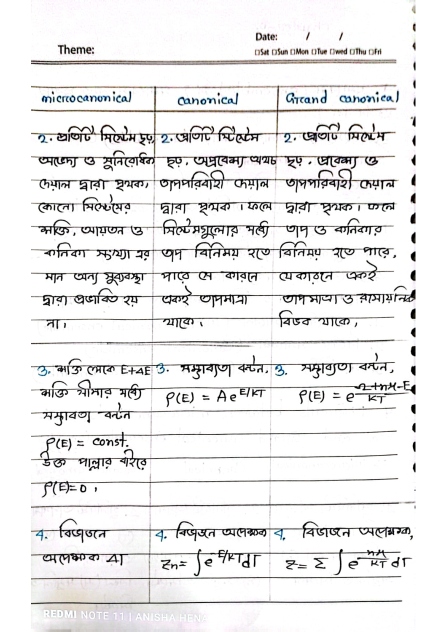
#> input picture Work Images/reference.png, 893 x 1263 px (shown at 1/2 size)
$ python -i reference.py   (imports and definitions only)
#> lines starting #> are read from the running program, lines starting #| are printed output that depends on the picture
"""Bundled reference-page calibration.

The project was tuned against a single reference scan
(``Work Images/reference.png``, not committed — it is a local asset). Two
things depend on it:

    * ``measure_reference_size()`` — exact output canvas size used by
      ``reframe_like_reference`` when the asset is present;
    * ``measure_reference_aspect()`` — canvas aspect ratio, which is ALSO
      available as a hardcoded fallback so CI (no asset) behaves
      deterministically;
    * ``align_to_reference_template()`` — SIFT/RANSAC alignment used only
      when the input IS the reference photo (guarded calibration path).

Caching is deliberate: the asset is read once per process (the values feed
module-level defaults), so the cache is technically required and therefore
documented here rather than hidden.
"""

from __future__ import annotations

import os
from typing import Optional, Tuple

import cv2 as cv
import numpy as np

from rscan.config import PROJECT_ROOT
from rscan.scanner.constants import REF_ASPECT_FALLBACK

#: Local-only path of the reference scan (git-ignored; see README).
REFERENCE_IMAGE_PATH = os.path.join(PROJECT_ROOT, "Work Images", "reference.png")

_REF_ASPECT_CACHE: Optional[float] = None
_REF_SIZE_CACHE: Optional[Tuple[int, int]] = None


# [14 lines left out: function measure_reference_size, not called in this run]


def measure_reference_aspect(ref_path: str | None = None) -> float:
    """Return reference.png's canvas aspect ratio (width / height).

    Measures the full reference image dimensions so the reframed canvas
    matches reference.png exactly. Cached after the first call. Falls back
    to ``REF_ASPECT_FALLBACK`` when the image is unavailable.
    """
    global _REF_ASPECT_CACHE
    if _REF_ASPECT_CACHE is not None:
        return _REF_ASPECT_CACHE
    if ref_path is None:
        ref_path = REFERENCE_IMAGE_PATH
    try:
        img = cv.imread(ref_path, cv.IMREAD_COLOR)
#> img is the input picture: shape (1263, 893, 3); mean B, G, R 233.9, 233.8, 234.3
        if img is not None and img.shape[0] > 0 and img.shape[1] > 0:
            _REF_ASPECT_CACHE = float(img.shape[1]) / float(img.shape[0])
            return _REF_ASPECT_CACHE
    except Exception:
        pass
    _REF_ASPECT_CACHE = float(REF_ASPECT_FALLBACK)
    return _REF_ASPECT_CACHE


# [38 lines left out: function align_to_reference_template, not called in this run]


#: Reference aspect ratio (width / height) measured from reference.png.
#: Locks the reframed canvas to the same proportions as the reference,
#: preventing the independent width/height canvas computation from
#: drifting into a different aspect ratio. Read once at import (see module
#: docstring); equals REF_ASPECT_FALLBACK when the asset is absent.
REF_ASPECT = measure_reference_aspect()
#> REF_ASPECT = 0.707

__all__ = [
    "REFERENCE_IMAGE_PATH",
    "REF_ASPECT",
    "measure_reference_size",
    "measure_reference_aspect",
    "align_to_reference_template",
]

>>> import cv2
>>> picture = cv2.imread('../../Work Images/pdf photo..jpg')
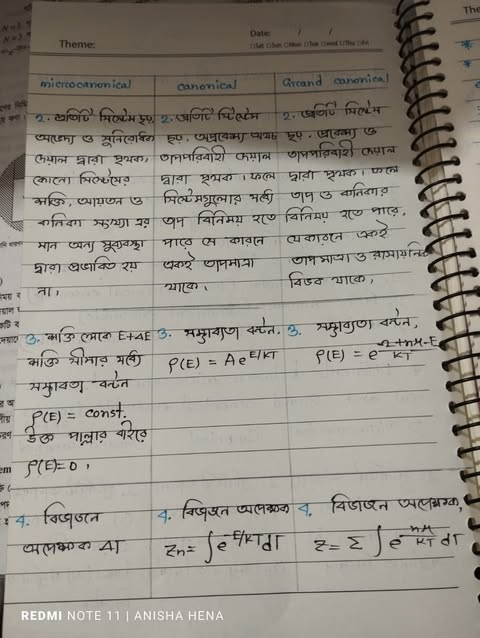
#> input picture Work Images/pdf photo..jpg, 480 x 638 px
#> picture is the input picture: shape (638, 480, 3); mean B, G, R 134.3, 143.6, 149.2
>>> result = align_to_reference_template(picture)
#> in align_to_reference_template, `source_keypoints, source_desc = sift.detectAndCompute(source_gray, None)`: source_keypoints = 1549 keypoints; strongest (x, y, size): (81, 391, 1.9), (91, 410, 2), (471, 253, 6.2), (467, 233, 6.1)
#> in align_to_reference_template, `ref_keypoints, ref_desc = sift.detectAndCompute(reference, None)`: ref_keypoints = 7807 keypoints; strongest (x, y, size): (214, 795, 2.5), (254, 892, 2.7), (633, 518, 2.4), (335, 741, 2.4)
#> in align_to_reference_template, `matches = cv.BFMatcher().knnMatch(source_desc, ref_desc, k=2)`: matches = 1549 matches
#> in align_to_reference_template, `good = [first for first, second in matches if first.distance < 0.7 * s..`: good = 411 matches
#> in align_to_reference_template, `source_points = np.float32( [source_keypoints[m.queryIdx].pt for m in ..`: source_points = 411 pairs, first value 26.15 to 454.4, second value 42.21 to 615
#> in align_to_reference_template, `ref_points = np.float32([ref_keypoints[m.trainIdx].pt for m in good])`: ref_points = 411 pairs, first value 83.7 to 813.2, second value 98.98 to 1226.7
#> in align_to_reference_template, `homography, inlier_mask = cv.findHomography( source_points, ref_points..`: homography = [[2.07, 0.126, -7.95], [0.0468, 2.59, -24.23], [-2.58e-05, 0.000465, 1]]; inlier_mask = 411 values, max 1 at index 0, min 0 at index 7, mean 0.915
#> in align_to_reference_template, `return cv.warpPerspective( image, homography, (ref_size[1], ref_size[0..`:
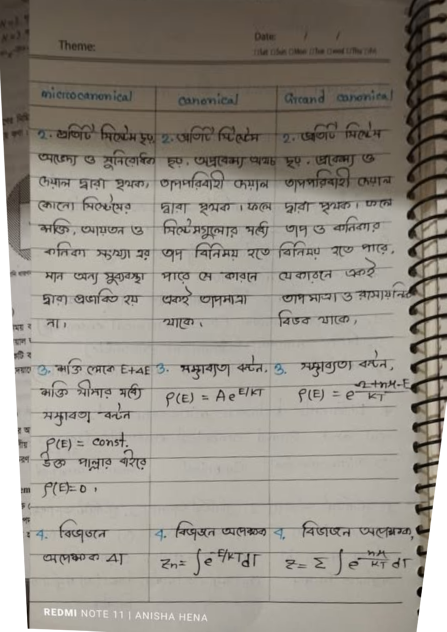
#> returned value: shape (1263, 893, 3) (shown at 1/2 size); mean of channels 0, 1, 2 134.4, 143.3, 149; drawn as B, G, R
